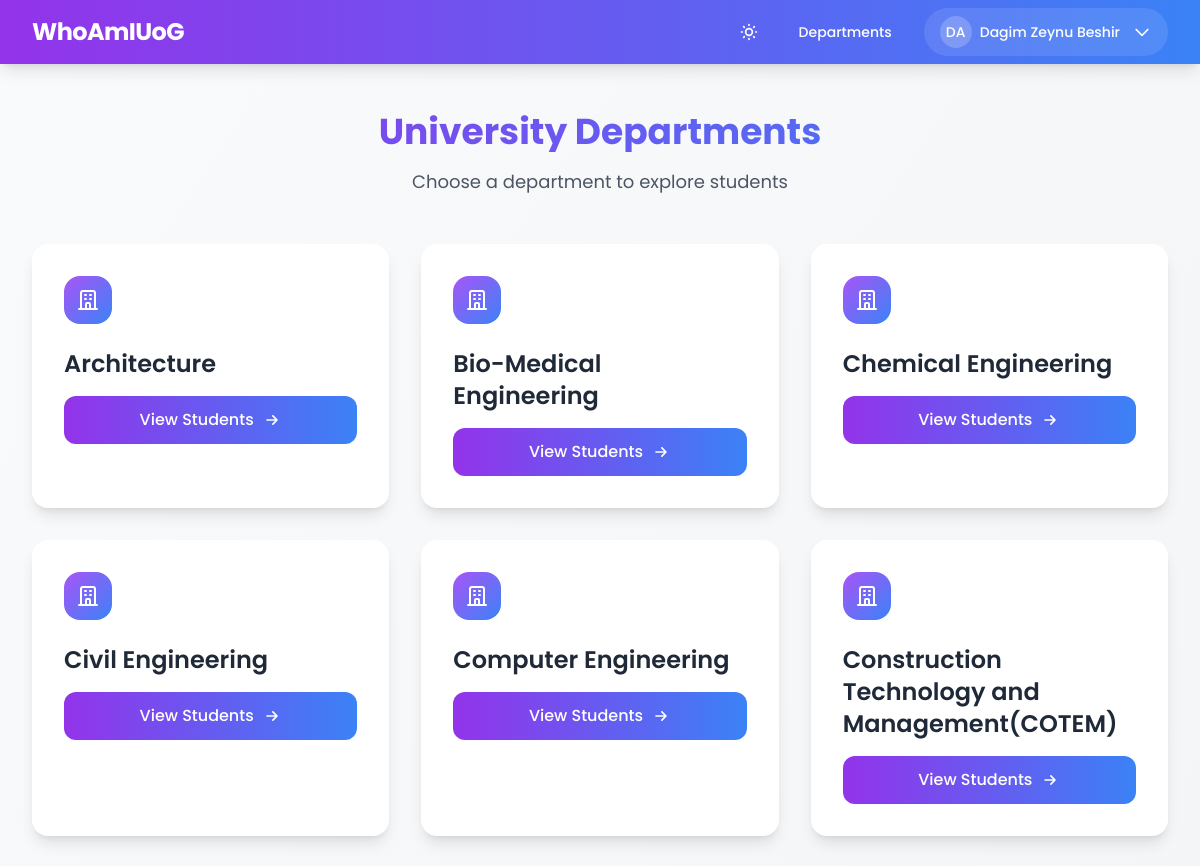
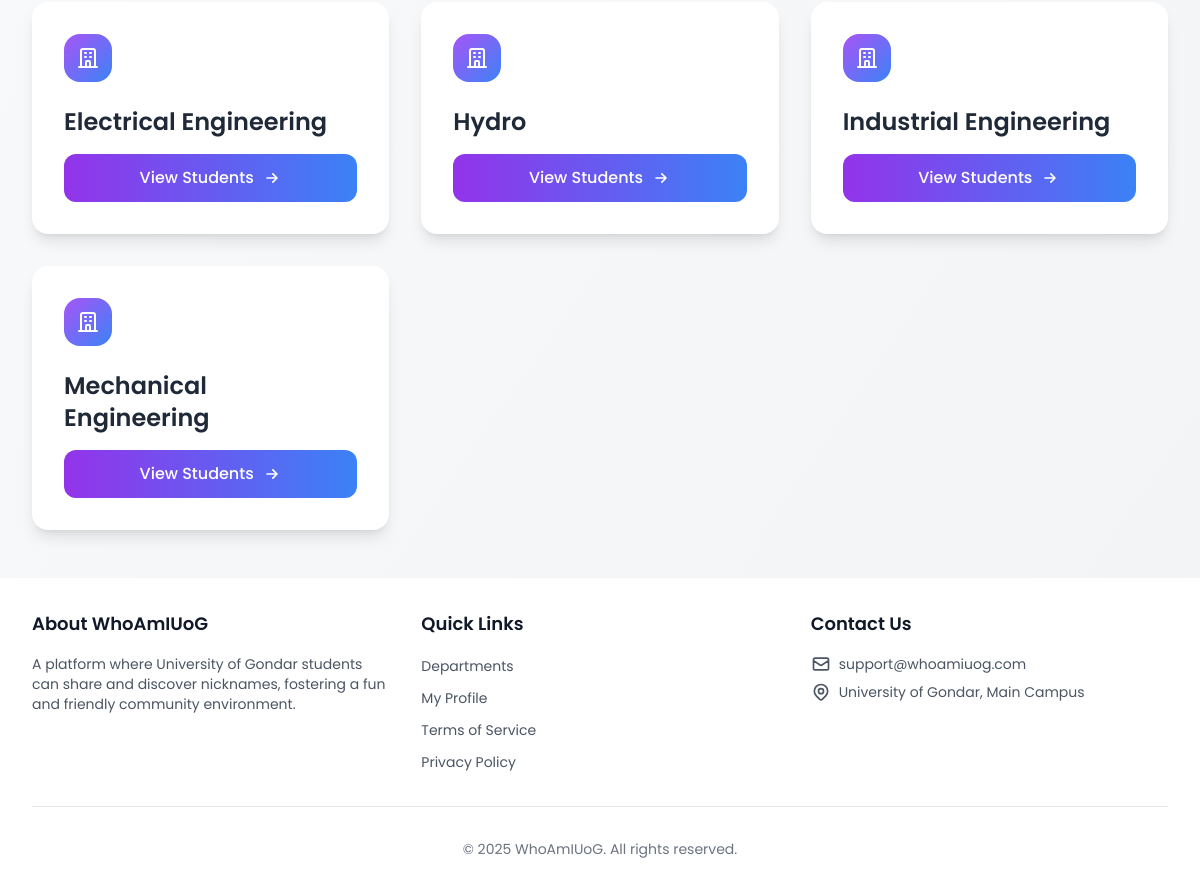
The app's page /departments/ (signed in) with its own data (2 pictures, top to bottom).
### accounts/models.py (models this page shows, shortened)
class Profile(models.Model):
    user = models.OneToOneField(
        User,
        on_delete=models.CASCADE,
        related_name='profile'
    )
    full_name = models.CharField(max_length=255)
    department = models.ForeignKey(
        Department,
        on_delete=models.CASCADE,
        related_name='profiles'
    )
    created_at = models.DateTimeField(auto_now_add=True)
    updated_at = models.DateTimeField(auto_now=True)
    registration_complete = models.BooleanField(default=False)
    class Meta:
        constraints = [
            models.UniqueConstraint(
                fields=['user'],
                name='unique_user_profile'
            )
        ]

class Department(models.Model):
    name = models.CharField(max_length=100, unique=True)
    class Meta:
        ordering = ['name']

### nicknames/views.py (the view)
# urls.py: path('departments/', views.department_list, name='department_list'),
@login_required
def department_list(request):
    if not request.user.is_authenticated:
        return redirect('home')
    departments = Department.objects.all().order_by('name')
    return render(request, 'nicknames/department_list.html', {'departments': departments})

### templates/nicknames/department_list.html (shortened to what this page needs)
{% extends 'base.html' %}
{% block content %}
<div class="text-center mb-12">
    <h1 class="text-4xl font-bold bg-gradient-to-r from-purple-600 to-blue-500 text-transparent bg-clip-text">University Departments</h1>
    <p class="mt-4 text-gray-600 text-lg">Choose a department to explore students</p>
</div>
<div class="grid grid-cols-1 md:grid-cols-2 lg:grid-cols-3 gap-8">
    {% for department in departments %}
    <div class="bg-white rounded-2xl shadow-lg hover:shadow-xl transform hover:-translate-y-1 transition-all duration-200">
        <div class="p-8">
            <div class="h-12 w-12 bg-gradient-to-br from-purple-500 to-blue-500 rounded-2xl flex items-center justify-center mb-6">
                <svg class="h-6 w-6 text-white" fill="none" stroke="currentColor" viewBox="0 0 24 24">
                    <path stroke-linecap="round" stroke-linejoin="round" stroke-width="2" d="M19 21V5a2 2 0 00-2-2H7a2 2 0 00-2 2v16m14 0h2m-2 0h-5m-9 0H3m2 0h5M9 7h1m-1 4h1m4-4h1m-1 4h1m-5 10v-5a1 1 0 011-1h2a1 1 0 011 1v5m-4 0h4"/>
                </svg>
            </div>
            <h3 class="text-2xl font-semibold text-gray-800 mb-4">{{ department.name }}</h3>
            <a href="{% url 'nicknames:student_list' department.id %}"
               class="inline-flex items-center justify-center w-full px-6 py-3 text-base font-medium text-white bg-gradient-to-r from-purple-600 to-blue-500 rounded-xl hover:from-purple-700 hover:to-blue-600 focus:outline-none focus:ring-2 focus:ring-offset-2 focus:ring-purple-500 transform transition-all duration-200">
                View Students
                <svg class="ml-2 h-5 w-5" fill="none" stroke="currentColor" viewBox="0 0 24 24">
                    <path stroke-linecap="round" stroke-linejoin="round" stroke-width="2" d="M13 7l5 5m0 0l-5 5m5-5H6"/>
                </svg>
            </a>
        </div>
    </div>
    {% endfor %}
</div>
{% endblock %}

### templates/base.html (shortened to what this page needs)
<!DOCTYPE html>
<html lang="en" class="h-full" x-data="{ darkMode: localStorage.getItem('darkMode') === 'true' }"
      x-bind:class="{ 'dark': darkMode }">
<head>
    <script src="https://cdn.tailwindcss.com"></script>
</head>
<body class="h-full bg-gradient-to-br from-gray-50 to-gray-100 dark:from-gray-900 dark:to-gray-800 transition-colors duration-200 flex flex-col min-h-screen">
    <nav class="bg-gradient-to-r from-purple-600 to-blue-500 dark:from-purple-800 dark:to-blue-700 shadow-lg" x-data="{ mobileMenu: false }">
        <div class="max-w-7xl mx-auto px-4 sm:px-6 lg:px-8">
            <div class="flex justify-between h-16">
                <div class="flex items-center">
                    <a href="{% url 'nicknames:home' %}" class="flex items-center flex-shrink-0">
                        <span class="text-white text-xl md:text-2xl font-bold tracking-tight">WhoAmIUoG</span>
                    </a>
                </div>
                <div class="flex items-center space-x-2 md:space-x-4">
                    {% if user.is_authenticated %}
                        <button @click="darkMode = !darkMode; localStorage.setItem('darkMode', darkMode)"
                                class="p-2 text-white hover:bg-white/10 rounded-full">
                        </button>
                        <div class="hidden md:flex items-center space-x-4">
                            <a href="{% url 'nicknames:department_list' %}"
                               class="text-white hover:bg-white/10 px-4 py-2 rounded-full text-sm font-medium transition duration-150 ease-in-out">
                                Departments
                            </a>
                            <div class="relative" x-data="{ open: false }">
                                <button @click="open = !open"
                                        class="flex items-center space-x-3 bg-white/10 hover:bg-white/20 px-4 py-2 rounded-full text-white transition duration-150 ease-in-out">
                                    <div class="flex items-center space-x-2">
                                        <div class="w-8 h-8 bg-white/20 rounded-full flex items-center justify-center">
                                            <span class="text-white text-sm font-medium">
                                                {{ user.profile.full_name|slice:":2"|upper }}
                                            </span>
                                        </div>
                                        <span class="text-sm font-medium hidden sm:block">
                                            {{ user.profile.full_name }}
                                        </span>
                                    </div>
                                    <svg class="h-5 w-5 text-white" fill="none" stroke="currentColor" viewBox="0 0 24 24">
                                        <path stroke-linecap="round" stroke-linejoin="round" stroke-width="2" d="M19 9l-7 7-7-7"/>
                                    </svg>
                                </button>
                            </div>
                        </div>
                    {% endif %}
                </div>
            </div>
        </div>
    </nav>
    <main class="flex-grow max-w-7xl mx-auto px-4 sm:px-6 lg:px-8 py-6 md:py-12">
        {% block content %}
        {% endblock %}
    </main>
    <footer class="bg-white dark:bg-gray-800 shadow-lg mt-auto">
        <div class="max-w-7xl mx-auto px-4 sm:px-6 lg:px-8 py-8">
            <div class="grid grid-cols-1 md:grid-cols-3 gap-8">
                <div>
                    <h3 class="text-lg font-semibold text-gray-900 dark:text-white mb-4">About WhoAmIUoG</h3>
                    <p class="text-gray-600 dark:text-gray-300 text-sm">
                        A platform where University of Gondar students can share and discover nicknames, fostering a fun and friendly community environment.
                    </p>
                </div>
                <div>
                    <h3 class="text-lg font-semibold text-gray-900 dark:text-white mb-4">Quick Links</h3>
                    <ul class="space-y-2">
                        <li>
                            <a href="{% url 'nicknames:department_list' %}"
                               class="text-gray-600 dark:text-gray-300 hover:text-purple-600 dark:hover:text-purple-400 text-sm">
                                Departments
                            </a>
                        </li>
                        {% if user.is_authenticated %}
                        <li>
                            <a href="{% url 'nicknames:student_detail' user.id %}"
                               class="text-gray-600 dark:text-gray-300 hover:text-purple-600 dark:hover:text-purple-400 text-sm">
                                My Profile
                            </a>
                        </li>
                        {% endif %}
                        <li>
                            <a href="{% url 'nicknames:terms' %}"
                               class="text-gray-600 dark:text-gray-300 hover:text-purple-600 dark:hover:text-purple-400 text-sm">
                                Terms of Service
                            </a>
                        </li>
                        <li>
                            <a href="#"
                               class="text-gray-600 dark:text-gray-300 hover:text-purple-600 dark:hover:text-purple-400 text-sm">
                                Privacy Policy
                            </a>
                        </li>
                    </ul>
                </div>
                <div>
                    <h3 class="text-lg font-semibold text-gray-900 dark:text-white mb-4">Contact Us</h3>
                    <div class="space-y-2">
                        <p class="text-gray-600 dark:text-gray-300 text-sm flex items-center">
                            <svg class="h-5 w-5 mr-2" fill="none" stroke="currentColor" viewBox="0 0 24 24">
                                <path stroke-linecap="round" stroke-linejoin="round" stroke-width="2"
                                      d="M3 8l7.89 5.26a2 2 0 002.22 0L21 8M5 19h14a2 2 0 002-2V7a2 2 0 00-2-2H5a2 2 0 00-2 2v10a2 2 0 002 2z"/>
                            </svg>
                            support@whoamiuog.com
                        </p>
                        <p class="text-gray-600 dark:text-gray-300 text-sm flex items-center">
                            University of Gondar, Main Campus
                        </p>
                    </div>
                </div>
            </div>
            <div class="mt-8 pt-8 border-t border-gray-200 dark:border-gray-700">
                <p class="text-center text-gray-500 dark:text-gray-400 text-sm">
                    © {% now "Y" %} WhoAmIUoG. All rights reserved.
                </p>
            </div>
        </div>
    </footer>
</body>
</html>

### templates/base.html (style rules this page uses)
body { font-family: 'Poppins', sans-serif; }

### records on screen
Department: name "Architecture"
Department: name "Bio-Medical Engineering"
Department: name "Chemical Engineering"
Department: name "Civil Engineering"
Department: name "Computer Engineering"
Department: name "Construction Technology and Management(COTEM)"
Department: name "Electrical Engineering"
Department: name "Hydro"
Department: name "Industrial Engineering"
Department: name "Mechanical Engineering"

### other values on screen
{{ user.profile.full_name|slice:":2"|upper }} "DA"
{{ user.profile.full_name }} "Dagim Zeynu Beshir"
